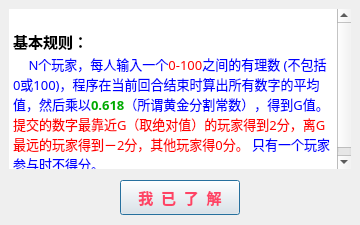
<?xml version="1.0" encoding="UTF-8"?>
<ui version="4.0">
 <class>information</class>
 <widget class="QDialog" name="information">
  <property name="geometry">
   <rect>
    <x>0</x>
    <y>0</y>
    <width>360</width>
    <height>225</height>
   </rect>
  </property>
  <property name="windowTitle">
   <string>游戏规则</string>
  </property>
  <property name="windowIcon">
   <iconset resource="res.qrc">
    <normaloff>:/res/rule.png</normaloff>:/res/rule.png</iconset>
  </property>
  <widget class="QTextBrowser" name="textBrowser">
   <property name="geometry">
    <rect>
     <x>9</x>
     <y>9</y>
     <width>342</width>
     <height>160</height>
    </rect>
   </property>
   <property name="font">
    <font>
     <family>微软雅黑</family>
     <pointsize>9</pointsize>
    </font>
   </property>
   <property name="styleSheet">
    <string notr="true">border-image: url(:/res/blank.png);</string>
   </property>
   <property name="frameShape">
    <enum>QFrame::NoFrame</enum>
   </property>
   <property name="html">
    <string>&lt;!DOCTYPE HTML PUBLIC &quot;-//W3C//DTD HTML 4.0//EN&quot; &quot;http://www.w3.org/TR/REC-html40/strict.dtd&quot;&gt;
&lt;html&gt;&lt;head&gt;&lt;meta name=&quot;qrichtext&quot; content=&quot;1&quot; /&gt;&lt;style type=&quot;text/css&quot;&gt;
p, li { white-space: pre-wrap; }
&lt;/style&gt;&lt;/head&gt;&lt;body style=&quot; font-family:'微软雅黑'; font-size:9pt; font-weight:400; font-style:normal;&quot;&gt;
&lt;p style=&quot;-qt-paragraph-type:empty; margin-top:0px; margin-bottom:0px; margin-left:0px; margin-right:0px; -qt-block-indent:0; text-indent:0px; font-family:'SimSun';&quot;&gt;&lt;br /&gt;&lt;/p&gt;
&lt;p style=&quot; margin-top:0px; margin-bottom:0px; margin-left:0px; margin-right:0px; -qt-block-indent:0; text-indent:0px;&quot;&gt;&lt;span style=&quot; font-family:'SimSun'; font-size:11pt; font-weight:600;&quot;&gt;基本规则：&lt;/span&gt;&lt;span style=&quot; font-family:'SimSun'; font-size:11pt;&quot;&gt; &lt;/span&gt;&lt;/p&gt;
&lt;p style=&quot; margin-top:0px; margin-bottom:0px; margin-left:0px; margin-right:0px; -qt-block-indent:0; text-indent:0px;&quot;&gt;&lt;span style=&quot; font-family:'SimSun'; font-size:11pt;&quot;&gt;   &lt;/span&gt;&lt;span style=&quot; font-family:'SimSun'; font-size:11pt; color:#0000ff;&quot;&gt; &lt;/span&gt;&lt;span style=&quot; font-family:'SimSun'; font-size:10pt; color:#0000ff;&quot;&gt;N个玩家，每人输入一个&lt;/span&gt;&lt;span style=&quot; font-family:'SimSun'; font-size:10pt; color:#ff0000;&quot;&gt;0-100&lt;/span&gt;&lt;span style=&quot; font-family:'SimSun'; font-size:10pt; color:#0000ff;&quot;&gt;之间的有理数 (不包括0或100)，程序在当前回合结束时算出所有数字的平均值，然后乘以&lt;/span&gt;&lt;span style=&quot; font-family:'SimSun'; font-size:10pt; font-weight:600; color:#00aa00;&quot;&gt;0.618&lt;/span&gt;&lt;span style=&quot; font-family:'SimSun'; font-size:10pt; color:#0000ff;&quot;&gt;（所谓黄金分割常数），得到G值。 &lt;/span&gt;&lt;span style=&quot; font-family:'SimSun'; font-size:10pt; color:#ff0000;&quot;&gt;提交的数字最靠近G（取绝对值）的玩家得到2分，离G最远的玩家得到－2分，其他玩家得0分。&lt;/span&gt;&lt;span style=&quot; font-family:'SimSun'; font-size:10pt; color:#0000ff;&quot;&gt; 只有一个玩家参与时不得分。&lt;/span&gt;&lt;/p&gt;&lt;/body&gt;&lt;/html&gt;</string>
   </property>
  </widget>
  <widget class="QLabel" name="label">
   <property name="geometry">
    <rect>
     <x>9</x>
     <y>9</y>
     <width>342</width>
     <height>160</height>
    </rect>
   </property>
   <property name="text">
    <string/>
   </property>
  </widget>
  <widget class="MyButton" name="next">
   <property name="geometry">
    <rect>
     <x>120</x>
     <y>180</y>
     <width>120</width>
     <height>35</height>
    </rect>
   </property>
   <property name="palette">
    <palette>
     <active>
      <colorrole role="ButtonText">
       <brush brushstyle="SolidPattern">
        <color alpha="255">
         <red>254</red>
         <green>67</green>
         <blue>101</blue>
        </color>
       </brush>
      </colorrole>
     </active>
     <inactive>
      <colorrole role="ButtonText">
       <brush brushstyle="SolidPattern">
        <color alpha="255">
         <red>254</red>
         <green>67</green>
         <blue>101</blue>
        </color>
       </brush>
      </colorrole>
     </inactive>
     <disabled>
      <colorrole role="ButtonText">
       <brush brushstyle="SolidPattern">
        <color alpha="255">
         <red>120</red>
         <green>120</green>
         <blue>120</blue>
        </color>
       </brush>
      </colorrole>
     </disabled>
    </palette>
   </property>
   <property name="font">
    <font>
     <family>微软雅黑</family>
     <pointsize>11</pointsize>
     <weight>75</weight>
     <bold>true</bold>
    </font>
   </property>
   <property name="text">
    <string>我  已  了  解</string>
   </property>
  </widget>
  <widget class="QLabel" name="label_2">
   <property name="geometry">
    <rect>
     <x>0</x>
     <y>0</y>
     <width>360</width>
     <height>225</height>
    </rect>
   </property>
   <property name="styleSheet">
    <string notr="true">border-image: url(:/res/back_ground_2.jpg);</string>
   </property>
   <property name="text">
    <string/>
   </property>
  </widget>
  <zorder>label_2</zorder>
  <zorder>label</zorder>
  <zorder>textBrowser</zorder>
  <zorder>next</zorder>
 </widget>
 <customwidgets>
  <customwidget>
   <class>MyButton</class>
   <extends>QPushButton</extends>
   <header>mybutton.h</header>
  </customwidget>
 </customwidgets>
 <resources>
  <include location="res.qrc"/>
 </resources>
 <connections/>
</ui>
